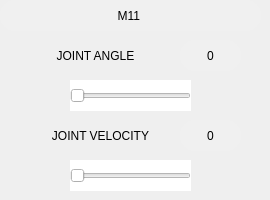
      <widget class="QWidget" name="M11Page">
       <widget class="QPushButton" name="M11AngleMinus">
        <property name="geometry">
         <rect>
          <x>20</x>
          <y>80</y>
          <width>41</width>
          <height>31</height>
         </rect>
        </property>
        <property name="styleSheet">
         <string notr="true">background-color: rgb(255, 255, 255);</string>
        </property>
        <property name="text">
         <string/>
        </property>
        <property name="icon">
         <iconset>
          <normaloff>C:/Users/asadr/Downloads/icons8-minus-50.png</normaloff>C:/Users/asadr/Downloads/icons8-minus-50.png</iconset>
        </property>
        <property name="iconSize">
         <size>
          <width>25</width>
          <height>28</height>
         </size>
        </property>
        <property name="flat">
         <bool>true</bool>
        </property>
       </widget>
       <widget class="QPushButton" name="M11AnglePlus">
        <property name="geometry">
         <rect>
          <x>200</x>
          <y>80</y>
          <width>41</width>
          <height>31</height>
         </rect>
        </property>
        <property name="styleSheet">
         <string notr="true">background-color: rgb(255, 255, 255);</string>
        </property>
        <property name="text">
         <string/>
        </property>
        <property name="icon">
         <iconset>
          <normaloff>C:/Users/asadr/Downloads/icons8-plus-50 (1).png</normaloff>C:/Users/asadr/Downloads/icons8-plus-50 (1).png</iconset>
        </property>
        <property name="iconSize">
         <size>
          <width>25</width>
          <height>28</height>
         </size>
        </property>
        <property name="flat">
         <bool>true</bool>
        </property>
       </widget>
       <widget class="QSlider" name="M11VelocitySlider">
        <property name="geometry">
         <rect>
          <x>70</x>
          <y>160</y>
          <width>121</width>
          <height>31</height>
         </rect>
        </property>
        <property name="styleSheet">
         <string notr="true">background-color: rgb(255, 255, 255);</string>
        </property>
        <property name="orientation">
         <enum>Qt::Horizontal</enum>
        </property>
       </widget>
       <widget class="QPushButton" name="pushButton_80">
        <property name="geometry">
         <rect>
          <x>30</x>
          <y>40</y>
          <width>121</width>
          <height>31</height>
         </rect>
        </property>
        <property name="styleSheet">
         <string notr="true">background-color: rgb(255, 255, 255);
font: 63 10pt &quot;Yu Gothic UI Semibold&quot;;</string>
        </property>
        <property name="text">
         <string>   JOINT ANGLE</string>
        </property>
        <property name="icon">
         <iconset>
          <normaloff>C:/Users/asadr/Downloads/icons8-data-setting-50 (1).png</normaloff>C:/Users/asadr/Downloads/icons8-data-setting-50 (1).png</iconset>
        </property>
        <property name="iconSize">
         <size>
          <width>20</width>
          <height>20</height>
         </size>
        </property>
        <property name="flat">
         <bool>true</bool>
        </property>
       </widget>
       <widget class="QPushButton" name="M11VelocityMinus">
        <property name="geometry">
         <rect>
          <x>20</x>
          <y>160</y>
          <width>41</width>
          <height>31</height>
         </rect>
        </property>
        <property name="styleSheet">
         <string notr="true">background-color: rgb(255, 255, 255);</string>
        </property>
        <property name="text">
         <string/>
        </property>
        <property name="icon">
         <iconset>
          <normaloff>C:/Users/asadr/Downloads/icons8-minus-50.png</normaloff>C:/Users/asadr/Downloads/icons8-minus-50.png</iconset>
        </property>
        <property name="iconSize">
         <size>
          <width>25</width>
          <height>28</height>
         </size>
        </property>
        <property name="flat">
         <bool>true</bool>
        </property>
       </widget>
       <widget class="QLabel" name="M11VelocityLabel">
        <property name="geometry">
         <rect>
          <x>180</x>
          <y>120</y>
          <width>61</width>
          <height>31</height>
         </rect>
        </property>
        <property name="styleSheet">
         <string notr="true">border-radius: 15px;
background-color: rgb(240, 240, 240);
font: 63 9pt &quot;Yu Gothic UI Semibold&quot;;</string>
        </property>
        <property name="text">
         <string>0</string>
        </property>
        <property name="alignment">
         <set>Qt::AlignCenter</set>
        </property>
       </widget>
       <widget class="QLabel" name="label_57">
        <property name="geometry">
         <rect>
          <x>0</x>
          <y>0</y>
          <width>261</width>
          <height>31</height>
         </rect>
        </property>
        <property name="styleSheet">
         <string notr="true">background-color: rgb(240, 240, 240);
border-radius: 15px;
font: 63 10pt &quot;Yu Gothic UI Semibold&quot;;</string>
        </property>
        <property name="text">
         <string>M11 </string>
        </property>
        <property name="alignment">
         <set>Qt::AlignCenter</set>
        </property>
       </widget>
       <widget class="QSlider" name="M11AngleSlider">
        <property name="geometry">
         <rect>
          <x>70</x>
          <y>80</y>
          <width>121</width>
          <height>31</height>
         </rect>
        </property>
        <property name="styleSheet">
         <string notr="true">background-color: rgb(255, 255, 255);</string>
        </property>
        <property name="orientation">
         <enum>Qt::Horizontal</enum>
        </property>
       </widget>
       <widget class="QPushButton" name="M11VelocityPlus">
        <property name="geometry">
         <rect>
          <x>200</x>
          <y>160</y>
          <width>41</width>
          <height>31</height>
         </rect>
        </property>
        <property name="styleSheet">
         <string notr="true">background-color: rgb(255, 255, 255);</string>
        </property>
        <property name="text">
         <string/>
        </property>
        <property name="icon">
         <iconset>
          <normaloff>C:/Users/asadr/Downloads/icons8-plus-50 (1).png</normaloff>C:/Users/asadr/Downloads/icons8-plus-50 (1).png</iconset>
        </property>
        <property name="iconSize">
         <size>
          <width>25</width>
          <height>28</height>
         </size>
        </property>
        <property name="flat">
         <bool>true</bool>
        </property>
       </widget>
       <widget class="QLabel" name="M11AngleLabel">
        <property name="geometry">
         <rect>
          <x>180</x>
          <y>40</y>
          <width>61</width>
          <height>31</height>
         </rect>
        </property>
        <property name="styleSheet">
         <string notr="true">border-radius: 15px;
background-color: rgb(240, 240, 240);
font: 63 9pt &quot;Yu Gothic UI Semibold&quot;;</string>
        </property>
        <property name="frameShape">
         <enum>QFrame::Box</enum>
        </property>
        <property name="text">
         <string>0</string>
        </property>
        <property name="alignment">
         <set>Qt::AlignCenter</set>
        </property>
       </widget>
       <widget class="QPushButton" name="pushButton_83">
        <property name="geometry">
         <rect>
          <x>20</x>
          <y>120</y>
          <width>151</width>
          <height>31</height>
         </rect>
        </property>
        <property name="styleSheet">
         <string notr="true">background-color: rgb(255, 255, 255);
font: 63 10pt &quot;Yu Gothic UI Semibold&quot;;</string>
        </property>
        <property name="text">
         <string>   JOINT VELOCITY</string>
        </property>
        <property name="icon">
         <iconset>
          <normaloff>C:/Users/asadr/Downloads/icons8-speedometer-64.png</normaloff>C:/Users/asadr/Downloads/icons8-speedometer-64.png</iconset>
        </property>
        <property name="iconSize">
         <size>
          <width>22</width>
          <height>22</height>
         </size>
        </property>
        <property name="flat">
         <bool>true</bool>
        </property>
       </widget>
      </widget>
